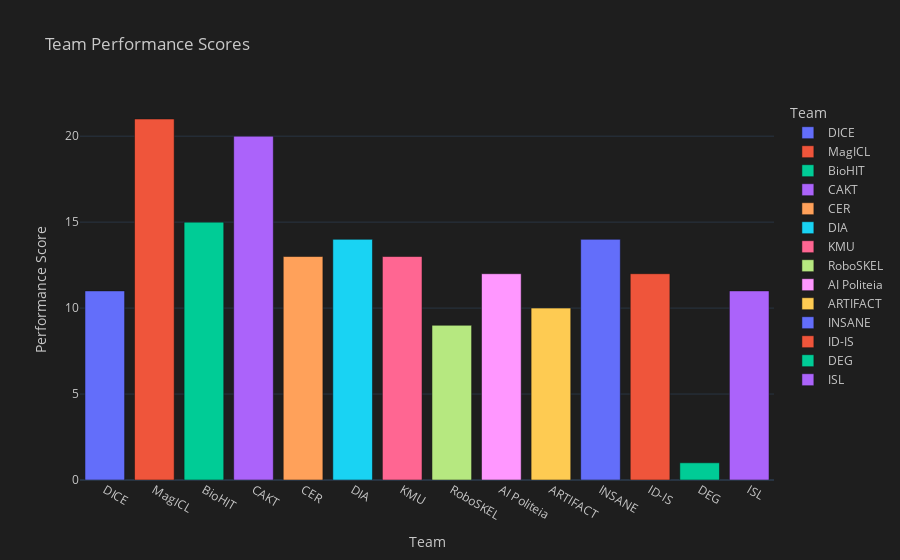

Notebook source saved alongside this figure:
### Code cell
import plotly.express as px

# Create the bar plot
fig_bar = px.bar(df, x='Team', y='Performance Score', color='Team', 
                 title='Team Performance Scores', labels={'Performance Score': 'Performance Score'})

# Update layout for dark theme
fig_bar.update_layout(
    plot_bgcolor='rgb(30, 30, 30)',
    paper_bgcolor='rgb(30, 30, 30)',
    font=dict(color='rgb(200, 200, 200)'),
    legend=dict(title='Team')
)

### Figure 1 — Plotly figure (JSON) as saved in the notebook; plotly's stock layout.template omitted (floating-point values rounded to 4 significant figures)
{"data": [{"alignmentgroup": "True", "hovertemplate": "Team=%{x}<br>Performance Score=%{y}<extra></extra>", "legendgroup": "DICE", "marker": {"color": "#636efa", "pattern": {"shape": ""}}, "name": "DICE", "offsetgroup": "DICE", "orientation": "v", "showlegend": true, "textposition": "auto", "x": ["DICE"], "xaxis": "x", "y": [11.0], "yaxis": "y", "type": "bar"}, {"alignmentgroup": "True", "hovertemplate": "Team=%{x}<br>Performance Score=%{y}<extra></extra>", "legendgroup": "MagICL", "marker": {"color": "#EF553B", "pattern": {"shape": ""}}, "name": "MagICL", "offsetgroup": "MagICL", "orientation": "v", "showlegend": true, "textposition": "auto", "x": ["MagICL"], "xaxis": "x", "y": [21.0], "yaxis": "y", "type": "bar"}, {"alignmentgroup": "True", "hovertemplate": "Team=%{x}<br>Performance Score=%{y}<extra></extra>", "legendgroup": "BioHIT", "marker": {"color": "#00cc96", "pattern": {"shape": ""}}, "name": "BioHIT", "offsetgroup": "BioHIT", "orientation": "v", "showlegend": true, "textposition": "auto", "x": ["BioHIT"], "xaxis": "x", "y": [15.0], "yaxis": "y", "type": "bar"}, {"alignmentgroup": "True", "hovertemplate": "Team=%{x}<br>Performance Score=%{y}<extra></extra>", "legendgroup": "CAKT", "marker": {"color": "#ab63fa", "pattern": {"shape": ""}}, "name": "CAKT", "offsetgroup": "CAKT", "orientation": "v", "showlegend": true, "textposition": "auto", "x": ["CAKT"], "xaxis": "x", "y": [20.0], "yaxis": "y", "type": "bar"}, {"alignmentgroup": "True", "hovertemplate": "Team=%{x}<br>Performance Score=%{y}<extra></extra>", "legendgroup": "CER", "marker": {"color": "#FFA15A", "pattern": {"shape": ""}}, "name": "CER", "offsetgroup": "CER", "orientation": "v", "showlegend": true, "textposition": "auto", "x": ["CER"], "xaxis": "x", "y": [13.0], "yaxis": "y", "type": "bar"}, {"alignmentgroup": "True", "hovertemplate": "Team=%{x}<br>Performance Score=%{y}<extra></extra>", "legendgroup": "DIA", "marker": {"color": "#19d3f3", "pattern": {"shape": ""}}, "name": "DIA", "offsetgroup": "DIA", "orientation": "v", "showlegend": true, "textposition": "auto", "x": ["DIA"], "xaxis": "x", "y": [14.0], "yaxis": "y", "type": "bar"}, {"alignmentgroup": "True", "hovertemplate": "Team=%{x}<br>Performance Score=%{y}<extra></extra>", "legendgroup": "KMU", "marker": {"color": "#FF6692", "pattern": {"shape": ""}}, "name": "KMU", "offsetgroup": "KMU", "orientation": "v", "showlegend": true, "textposition": "auto", "x": ["KMU"], "xaxis": "x", "y": [13.0], "yaxis": "y", "type": "bar"}, {"alignmentgroup": "True", "hovertemplate": "Team=%{x}<br>Performance Score=%{y}<extra></extra>", "legendgroup": "RoboSKEL", "marker": {"color": "#B6E880", "pattern": {"shape": ""}}, "name": "RoboSKEL", "offsetgroup": "RoboSKEL", "orientation": "v", "showlegend": true, "textposition": "auto", "x": ["RoboSKEL"], "xaxis": "x", "y": [9.0], "yaxis": "y", "type": "bar"}, {"alignmentgroup": "True", "hovertemplate": "Team=%{x}<br>Performance Score=%{y}<extra></extra>", "legendgroup": "AI Politeia", "marker": {"color": "#FF97FF", "pattern": {"shape": ""}}, "name": "AI Politeia", "offsetgroup": "AI Politeia", "orientation": "v", "showlegend": true, "textposition": "auto", "x": ["AI Politeia"], "xaxis": "x", "y": [12.0], "yaxis": "y", "type": "bar"}, {"alignmentgroup": "True", "hovertemplate": "Team=%{x}<br>Performance Score=%{y}<extra></extra>", "legendgroup": "ARTIFACT", "marker": {"color": "#FECB52", "pattern": {"shape": ""}}, "name": "ARTIFACT", "offsetgroup": "ARTIFACT", "orientation": "v", "showlegend": true, "textposition": "auto", "x": ["ARTIFACT"], "xaxis": "x", "y": [10.0], "yaxis": "y", "type": "bar"}, {"alignmentgroup": "True", "hovertemplate": "Team=%{x}<br>Performance Score=%{y}<extra></extra>", "legendgroup": "INSANE", "marker": {"color": "#636efa", "pattern": {"shape": ""}}, "name": "INSANE", "offsetgroup": "INSANE", "orientation": "v", "showlegend": true, "textposition": "auto", "x": ["INSANE"], "xaxis": "x", "y": [14.0], "yaxis": "y", "type": "bar"}, {"alignmentgroup": "True", "hovertemplate": "Team=%{x}<br>Performance Score=%{y}<extra></extra>", "legendgroup": "ID-IS", "marker": {"color": "#EF553B", "pattern": {"shape": ""}}, "name": "ID-IS", "offsetgroup": "ID-IS", "orientation": "v", "showlegend": true, "textposition": "auto", "x": ["ID-IS"], "xaxis": "x", "y": [12.0], "yaxis": "y", "type": "bar"}, {"alignmentgroup": "True", "hovertemplate": "Team=%{x}<br>Performance Score=%{y}<extra></extra>", "legendgroup": "DEG", "marker": {"color": "#00cc96", "pattern": {"shape": ""}}, "name": "DEG", "offsetgroup": "DEG", "orientation": "v", "showlegend": true, "textposition": "auto", "x": ["DEG"], "xaxis": "x", "y": [1.0], "yaxis": "y", "type": "bar"}, {"alignmentgroup": "True", "hovertemplate": "Team=%{x}<br>Performance Score=%{y}<extra></extra>", "legendgroup": "ISL", "marker": {"color": "#ab63fa", "pattern": {"shape": ""}}, "name": "ISL", "offsetgroup": "ISL", "orientation": "v", "showlegend": true, "textposition": "auto", "x": ["ISL"], "xaxis": "x", "y": [11.0], "yaxis": "y", "type": "bar"}], "layout": {"xaxis": {"anchor": "y", "domain": [0.0, 1.0], "title": {"text": "Team"}, "categoryorder": "array", "categoryarray": ["DICE", "MagICL", "BioHIT", "CAKT", "CER", "DIA", "KMU", "RoboSKEL", "AI Politeia", "ARTIFACT", "INSANE", "ID-IS", "DEG", "ISL"]}, "yaxis": {"anchor": "x", "domain": [0.0, 1.0], "title": {"text": "Performance Score"}}, "legend": {"title": {"text": "Team"}, "tracegroupgap": 0}, "title": {"text": "Team Performance Scores"}, "barmode": "relative", "font": {"color": "rgb(200, 200, 200)"}, "plot_bgcolor": "rgb(30, 30, 30)", "paper_bgcolor": "rgb(30, 30, 30)"}}
